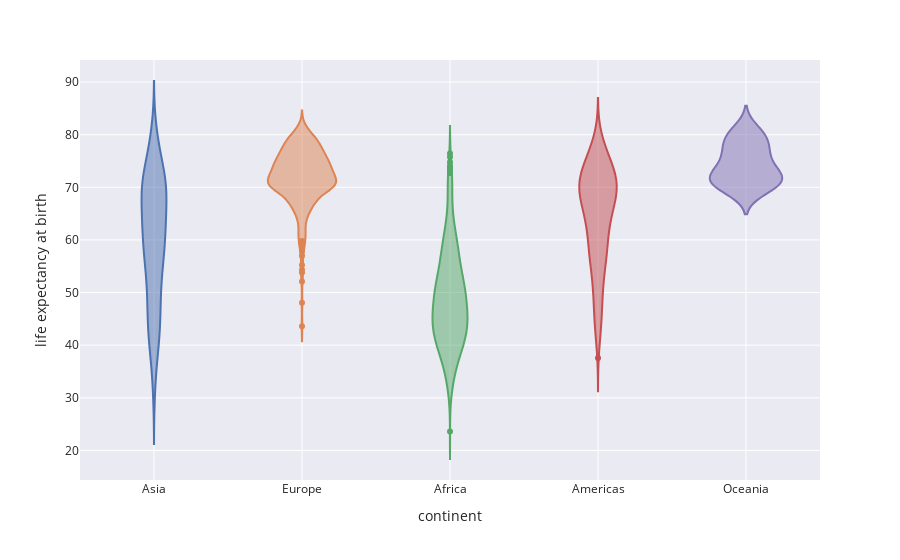

Write notebook code for a chart like this one.
### Markdown cell above
We can for example make a *violin* plot showing how the life expectancy change from one continent to another.

### Code cell
fig = px.violin(
    gapminder,
    x="continent",
    y="lifeExp",
    color="continent",
    labels={"lifeExp": "life expectancy at birth"},
)
fig.update_layout(showlegend=False)

### Figure 1 — Plotly figure (JSON) as saved in the notebook; plotly's stock layout.template omitted (floating-point values rounded to 4 significant figures; data arrays with more than 128 entries replaced by an {"elided": "..."} marker saying what was removed)
{"data": [{"alignmentgroup": "True", "box": {"visible": false}, "hovertemplate": "continent=%{x}<br>life expectancy at birth=%{y}<extra></extra>", "legendgroup": "Asia", "marker": {"color": "rgb(76,114,176)"}, "name": "Asia", "offsetgroup": "Asia", "orientation": "v", "scalegroup": "True", "showlegend": true, "type": "violin", "x": {"elided": "396 str values"}, "x0": " ", "xaxis": "x", "y": {"elided": "396 float values"}, "y0": " ", "yaxis": "y"}, {"alignmentgroup": "True", "box": {"visible": false}, "hovertemplate": "continent=%{x}<br>life expectancy at birth=%{y}<extra></extra>", "legendgroup": "Europe", "marker": {"color": "rgb(221,132,82)"}, "name": "Europe", "offsetgroup": "Europe", "orientation": "v", "scalegroup": "True", "showlegend": true, "type": "violin", "x": {"elided": "360 str values"}, "x0": " ", "xaxis": "x", "y": {"elided": "360 float values"}, "y0": " ", "yaxis": "y"}, {"alignmentgroup": "True", "box": {"visible": false}, "hovertemplate": "continent=%{x}<br>life expectancy at birth=%{y}<extra></extra>", "legendgroup": "Africa", "marker": {"color": "rgb(85,168,104)"}, "name": "Africa", "offsetgroup": "Africa", "orientation": "v", "scalegroup": "True", "showlegend": true, "type": "violin", "x": {"elided": "624 str values"}, "x0": " ", "xaxis": "x", "y": {"elided": "624 float values"}, "y0": " ", "yaxis": "y"}, {"alignmentgroup": "True", "box": {"visible": false}, "hovertemplate": "continent=%{x}<br>life expectancy at birth=%{y}<extra></extra>", "legendgroup": "Americas", "marker": {"color": "rgb(196,78,82)"}, "name": "Americas", "offsetgroup": "Americas", "orientation": "v", "scalegroup": "True", "showlegend": true, "type": "violin", "x": {"elided": "300 str values"}, "x0": " ", "xaxis": "x", "y": {"elided": "300 float values"}, "y0": " ", "yaxis": "y"}, {"alignmentgroup": "True", "box": {"visible": false}, "hovertemplate": "continent=%{x}<br>life expectancy at birth=%{y}<extra></extra>", "legendgroup": "Oceania", "marker": {"color": "rgb(129,114,179)"}, "name": "Oceania", "offsetgroup": "Oceania", "orientation": "v", "scalegroup": "True", "showlegend": true, "type": "violin", "x": ["Oceania", "Oceania", "Oceania", "Oceania", "Oceania", "Oceania", "Oceania", "Oceania", "Oceania", "Oceania", "Oceania", "Oceania", "Oceania", "Oceania", "Oceania", "Oceania", "Oceania", "Oceania", "Oceania", "Oceania", "Oceania", "Oceania", "Oceania", "Oceania"], "x0": " ", "xaxis": "x", "y": [69.12, 70.33, 70.93, 71.1, 71.93, 73.49, 74.74, 76.32, 77.56, 78.83, 80.37, 81.23, 69.39, 70.26, 71.24, 71.52, 71.89, 72.22, 73.84, 74.32, 76.33, 77.55, 79.11, 80.2], "y0": " ", "yaxis": "y"}], "layout": {"autosize": true, "legend": {"title": {"text": "continent"}, "tracegroupgap": 0}, "margin": {"t": 60}, "showlegend": false, "violinmode": "overlay", "xaxis": {"anchor": "y", "autorange": true, "categoryarray": ["Asia", "Europe", "Africa", "Americas", "Oceania"], "categoryorder": "array", "domain": [0, 1], "range": [-0.5, 4.5], "title": {"text": "continent"}, "type": "category"}, "yaxis": {"anchor": "x", "autorange": true, "domain": [0, 1], "range": [14.38, 94.19], "title": {"text": "life expectancy at birth"}, "type": "linear"}}}
